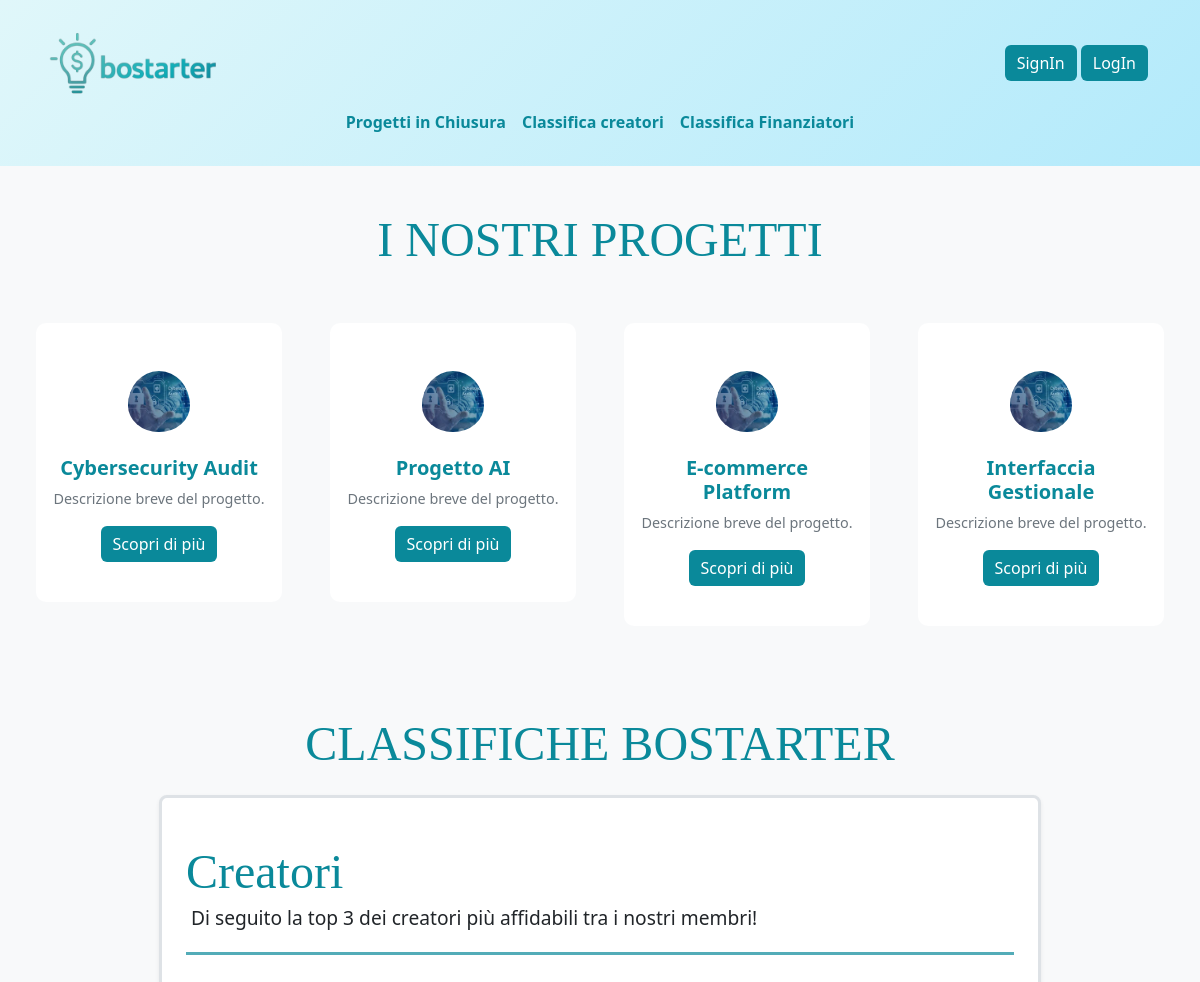
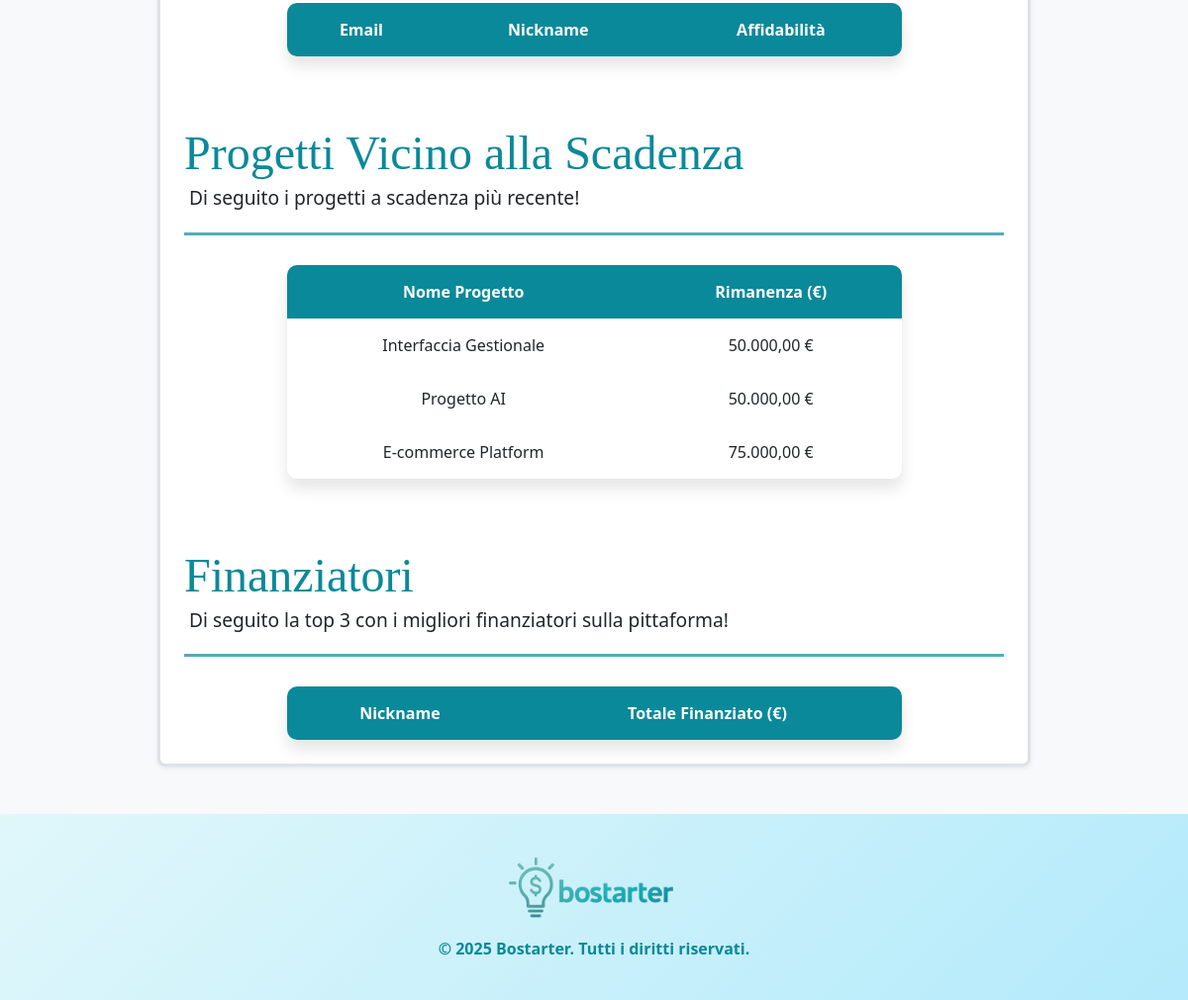
/pages/home/home.php, run on an earlier commit of the app's database (2 pictures, top to bottom).
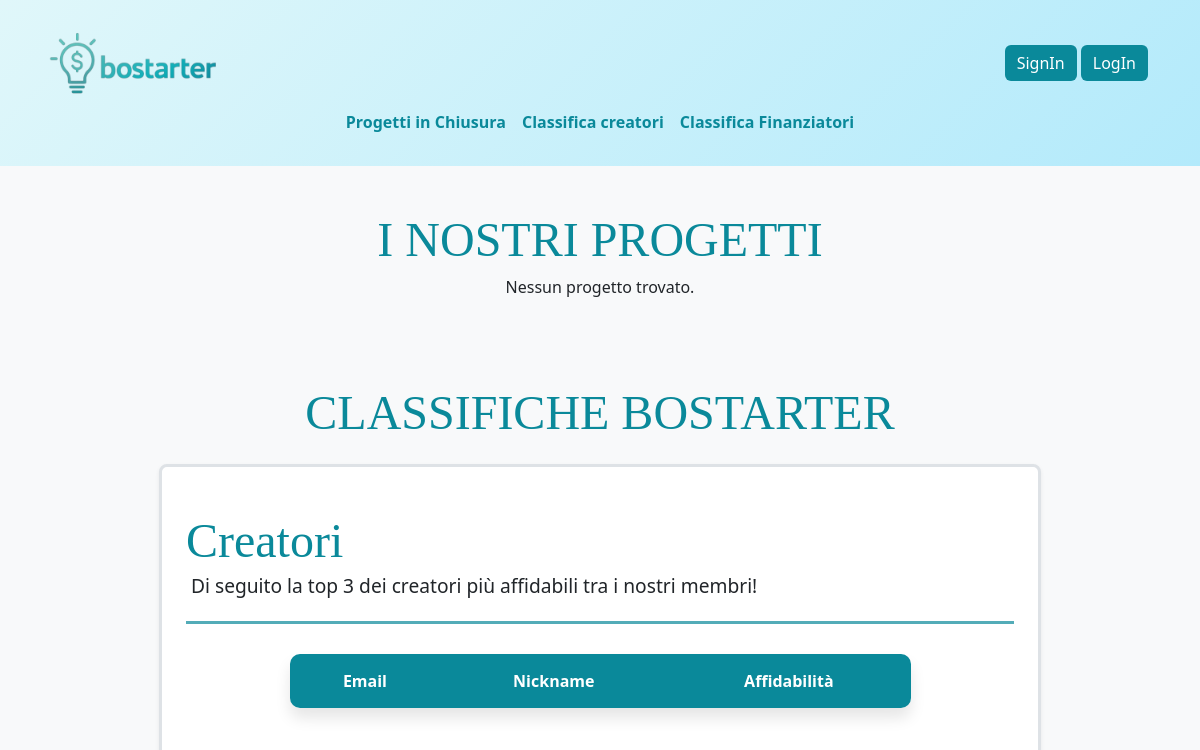
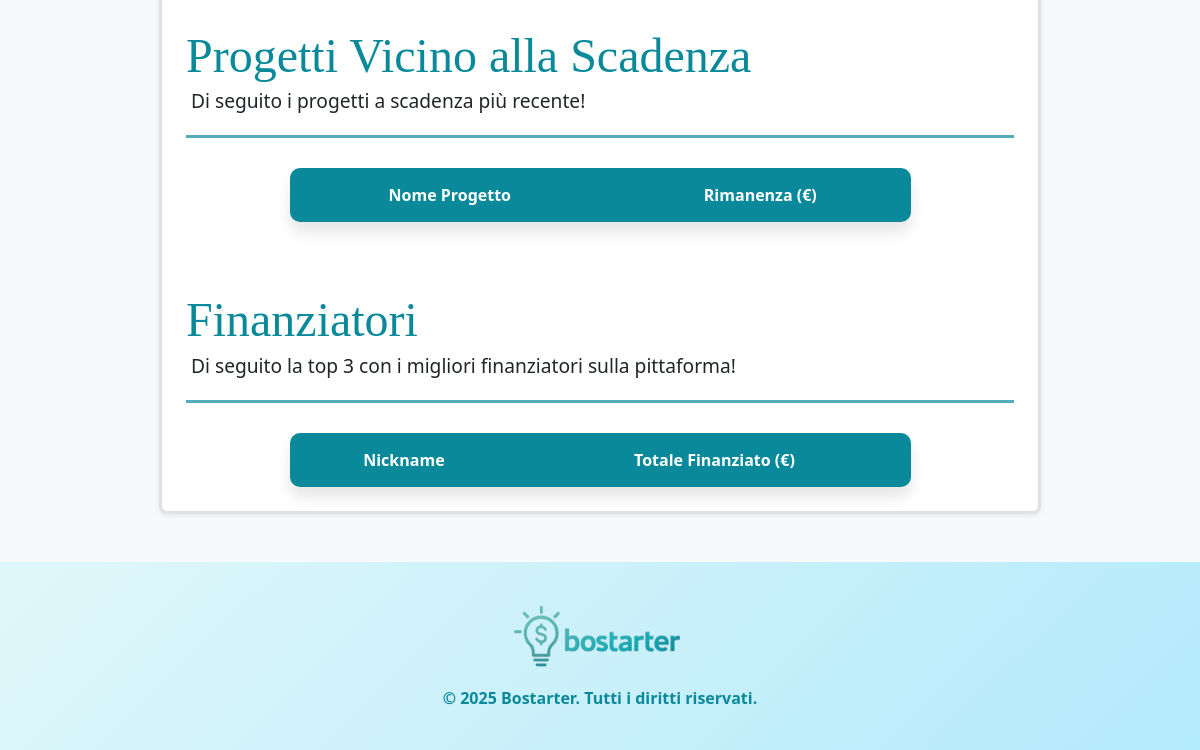
And on a later commit of the database (2 pictures, top to bottom).
### tables this page shows
create table PROGETTO(
    nome varchar(30) primary key,
    descrizione varchar(300),
    data_inserimento datetime,
    budget decimal(10,2) not null check (budget > 0),
    data_limite datetime,
    stato enum('aperto', 'chiuso') default 'aperto', 
    emailUtenteCreatore varchar(40),
    foreign key (emailUtenteCreatore) references CREATORE(emailUtente)
);

### pages/home/homeController.php (called while the page is built, shortened)
<?php
try {
    $pdo = new PDO('mysql:host=localhost;dbname=BOSTARTER', 'root', 'changeme');
    $pdo->setAttribute(PDO::ATTR_ERRMODE, PDO::ERRMODE_EXCEPTION);
} catch (PDOException $e) {
    die("Connessione al DB non riuscita. Errore: " . $e->getMessage());
}
try {
    $query = "SELECT nome FROM Progetto";
    $res = $pdo->prepare($query);
    $res->execute();
    $projects = $res->fetchAll(PDO::FETCH_ASSOC);
    $stmt2 = $pdo->prepare("SELECT * FROM Top3ProgettiVicinoScadenza");
    $stmt2->execute();
    $Top3ProgettiVicinoScadenza = $stmt2->fetchAll(PDO::FETCH_ASSOC);
} catch (PDOException $e) {
    die("Query SQL non riuscita. Errore: " . $e->getMessage());
}
?>

### pages/home/home.php (the view, shortened to what this page needs)
<!DOCTYPE html>
<html lang="it">
<head>
    <link href="../../bootstrap-5.3.3-dist/bootstrap-5.3.3-dist/css/bootstrap.min.css" rel="stylesheet">
    <link rel="stylesheet" href="home.css">
</head>
<?php
    include('homeController.php');
 ?>
<body class="bg-light">
    <header id="main-header">
        <nav class="navbar navbar-expand-lg navbar-light sticky-top p-4">
            <div class="container-fluid flex-column">
                <div class="w-100 d-flex justify-content-between align-items-center">
                    <a class="navbar-brand" href="/pages/home/home.php"><img src="/logo/bostarter_trasparente.png" alt="Bostarter Logo" class="logo"></a>
                    <div class="d-flex m-3 gap-3">
                        <?php if (!isset($_SESSION['user_role']) ): ?>
                            <div>
                                <a class="btn btn-primary" href="/pages/register/register.php">SignIn</a>
                                <a class="btn btn-primary" href="/pages/login/login.php">LogIn</a>
                            </div>
                        <?php endif; ?>
                    </div>
                </div>
                <div class="w-100">
                    <div class="d-flex justify-content-center">
                        <ul class="navbar-nav">
                            <li class="nav-item"><a class="nav-link" href="#top3vicinoscadenza" class="menu-item">Progetti in Chiusura</a></li>
                            <li class="nav-item"><a class="nav-link" href="#top3creatori"class="menu-item">Classifica creatori</a></li>
                            <li class="nav-item"><a class="nav-link" href="#top3finanziatori" class="menu-item">Classifica Finanziatori</a></li>
                        </ul>
                    </div>
                </div>
            </div>
        </nav>
    </header>
    <div class="container-fluid p-4 bg-light">
        <h1 class="titoli text-center pt-4">I NOSTRI PROGETTI</h1>
        <div class="row justify-content-center">
            <?php
            if (!empty($GLOBALS['projects'])) {
                $projects = $GLOBALS['projects'];
                foreach ($projects as $i => $project) {
                    $project_name = htmlspecialchars($project['nome']);
                    $project_link = isset($_SESSION['user_role']) ? "../item/item.php?nome=" . urlencode($project_name) : "#";
            ?>
            <div class="col-12 col-sm-6 col-md-4 col-lg-3 g-5">
                <div class="card text-center pb-4 align-items-center pt-5" onclick="window.location.href='<?php echo $project_link; ?>'">
                    <img class="card-img-top rounded-circle w-25 pb-2" src="/services/uploads/cybersecurity_audit.jpeg" alt="">
                    <div class="card-body">
                        <h3 class="card-title"><?php echo $project_name; ?></h3>
                        <p class="card-text">Descrizione breve del progetto.</p>
                        <a class="btn btn-primary" href="#">Scopri di più</a>
                    </div>
                </div>
            </div>
            <?php
                }
            } else {
                echo "<p class='text-center'>Nessun progetto trovato.</p>";
            }
            ?>
        </div>
    </div>
    <div class="container-fluid mt-5">
        <h1 class="titoli mb-4 text-center">CLASSIFICHE BOSTARTER</h1>
        <div class="container bg-white w-75 border border-3 rounded-3 shadow-sm p-4">
            <h2 class="titoli pl-3 pt-4" id='top3creatori'>Creatori</h2>
            <p class="subtitle mb-4">Di seguito la top 3 dei creatori più affidabili tra i nostri membri!</p>
            <hr class="custom-line">
            <table class="table-rounded text-center mx-auto w-75">
                <thead class="table-secondary">
                    <tr>
                        <th>Email</th>
                        <th>Nickname</th>
                        <th>Affidabilità</th>
                    </tr>
                </thead>
            </table>
            <h2 class="titoli pl-3 pt-4 mt-5" id='top3vicinoscadenza'>Progetti Vicino alla Scadenza</h2>
            <p class="subtitle mb-4">Di seguito i progetti a scadenza più recente!</p>
            <hr class="custom-line">
            <table class="table-rounded text-center mx-auto w-75">
                <thead class="table-secondary">
                    <tr>
                        <th>Nome Progetto</th>
                        <th>Rimanenza (€)</th>
                    </tr>
                </thead>
                <tbody>
                    <?php foreach ($Top3ProgettiVicinoScadenza as $row): ?>
                    <tr>
                        <td><?= htmlspecialchars($row['nome']) ?></td>
                        <td><?= htmlspecialchars(number_format($row['rimanenza'], 2, ',', '.')) ?> €</td>
                    </tr>
                    <?php endforeach; ?>
                </tbody>
            </table>
            <h2 class="titoli pl-3 pt-4 mt-5" id='top3finanziatori'>Finanziatori</h2>
            <p class="subtitle mb-4">Di seguito la top 3 con i migliori finanziatori sulla pittaforma!</p>
            <hr class="custom-line">
            <table class="table-rounded text-center mx-auto w-75">
                <thead class="table-secondary">
                    <tr>
                        <th>Nickname</th>
                        <th>Totale Finanziato (€)</th>
                    </tr>
                </thead>
            </table>
        </div>
   </div>
    <footer class="py-4 mt-5">
        <div class="container text-center">
            <img src="/logo/bostarter_trasparente.png" alt="Bostarter Logo" class="logo pb-3 pt-3">
            <p>&copy; 2025 Bostarter. Tutti i diritti riservati.</p>
        </div>
    </footer>
</body>
</html>

### pages/home/home.css (style rules this page uses)
nav { background: linear-gradient(135deg, #e0f7fa, #b3eafb); }
.btn { background-color: #0a899a !important; border: none !important; }
.nav-link { position: relative; display: inline-block; color: #0a899a !important; font-weight: bold !important; }
.nav-link::after { content: ''; position: absolute; left: 50%; bottom: 0; transform: translateX(-50%) scaleX(0); transform-origin: center; width: 100%; height: 2px; background-color: #0a899a; transition: transform 0.3s ease; }
.titoli { font-size: 3rem; line-height: 1.1; font-family: 'Cinzel', serif; font-weight: light; color: #0a899a; }
.subtitle { font-size: 1.2rem; line-height: 1.1; padding-left: 5px; }
.custom-line { border: 0; border-top: 3px solid #0a899a; width: 100%; opacity: 70%; margin-bottom: 30px; }
footer { width: 100%; background: linear-gradient(135deg, #e0f7fa, #b3eafb); color: #0a899a; padding: 20px 0; text-align: center; font-weight: bold; }
.logo { max-width: 200px; height: auto; display:block; margin: 0 auto; }
.table-rounded { border-radius: 10px; overflow: hidden; box-shadow: 0 10px 15px rgba(0, 0, 0, 0.1); border: none; }
.table-rounded thead { background-color: #0a899a; color: white; }
.table-rounded td, .table-rounded th { padding: 15px; vertical-align: middle; }
.card { background-color: white; cursor: pointer; border-radius: 10px; transition: transform 0.3s, box-shadow 0.3s; margin-bottom: 20px; background-color: white; border: none; }
.card-title { font-size: 1.25rem; font-weight: bold; color: #0a899a !important; }
.card-text { font-size: 0.9rem; color: #6c757d; }
.table-rounded tbody tr { transition: transform 0.3s, box-shadow 0.3s; }

What changed in the data, as far as the page shows it:
removed progetto: nome "Cybersecurity Audit", shown under "I NOSTRI PROGETTI"
removed progetto: nome "Progetto AI", rimanenza "50.000,00"
removed progetto: nome "E-commerce Platform", rimanenza "75.000,00"
removed progetto: nome "Interfaccia Gestionale", rimanenza "50.000,00"
Also different on the page:
text now shown: "Nessun progetto trovato."
